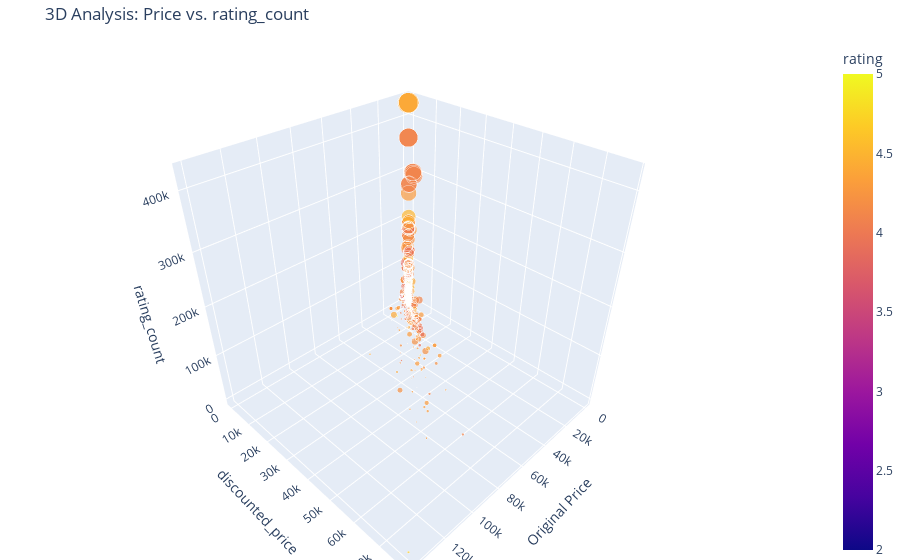

The notebook cell saved with this chart:
### Code cell
import plotly.express as px

# 3D Scatter Plot 생성
fig = px.scatter_3d(
    df, 
    x='actual_price', 
    y='discounted_price', 
    z='rating_count',
    color='rating',           # 평점에 따라 색상 변경
    size='rating_count',      # 리뷰 수가 많을수록 점을 크게 표시
    opacity=0.7,
    labels={'actual_price': 'Original Price', 'discounted_price': 'discounted_price', 'rating_count': 'rating_count'},
    title='3D Analysis: Price vs. rating_count'
)

# 레이아웃 설정 (차트가 너무 작지 않게)
fig.update_layout(margin=dict(l=0, r=0, b=0, t=40))
fig.show()

### Figure 1 — Plotly figure (JSON) as saved in the notebook; plotly's stock layout.template omitted (floating-point values rounded to 4 significant figures; data arrays with more than 128 entries replaced by an {"elided": "..."} marker saying what was removed)
{"data": [{"hovertemplate": "Original Price=%{x}<br>discounted_price=%{y}<br>rating_count=%{marker.size}<br>rating=%{marker.color}<extra></extra>", "legendgroup": "", "marker": {"color": {"elided": "1424 float values"}, "coloraxis": "coloraxis", "opacity": 0.7, "size": {"elided": "1424 float values"}, "sizemode": "area", "sizeref": 1067.0, "symbol": "circle"}, "mode": "markers", "name": "", "scene": "scene", "showlegend": false, "type": "scatter3d", "x": {"elided": "1424 float values"}, "y": {"elided": "1424 float values"}, "z": {"elided": "1424 float values"}}], "layout": {"coloraxis": {"colorbar": {"title": {"text": "rating"}}, "colorscale": [[0, "#0d0887"], [0.1111, "#46039f"], [0.2222, "#7201a8"], [0.3333, "#9c179e"], [0.4444, "#bd3786"], [0.5556, "#d8576b"], [0.6667, "#ed7953"], [0.7778, "#fb9f3a"], [0.8889, "#fdca26"], [1, "#f0f921"]]}, "legend": {"itemsizing": "constant", "tracegroupgap": 0}, "margin": {"b": 0, "l": 0, "r": 0, "t": 40}, "scene": {"domain": {"x": [0, 1], "y": [0, 1]}, "xaxis": {"title": {"text": "Original Price"}}, "yaxis": {"title": {"text": "discounted_price"}}, "zaxis": {"title": {"text": "rating_count"}}}, "title": {"text": "3D Analysis: Price vs. rating_count"}}}
